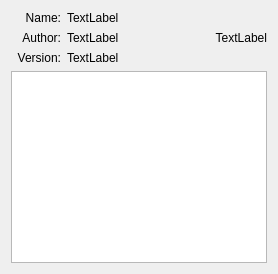
          <widget class="QWidget" name="tabInfoPlugin">
           <attribute name="title">
            <string>Info</string>
           </attribute>
           <layout class="QGridLayout" name="gridLayout_9" columnstretch="0,0,0">
            <item row="2" column="0">
             <widget class="QLabel" name="labePluginVersion">
              <property name="sizePolicy">
               <sizepolicy hsizetype="Fixed" vsizetype="Fixed">
                <horstretch>0</horstretch>
                <verstretch>0</verstretch>
               </sizepolicy>
              </property>
              <property name="minimumSize">
               <size>
                <width>50</width>
                <height>0</height>
               </size>
              </property>
              <property name="baseSize">
               <size>
                <width>100</width>
                <height>0</height>
               </size>
              </property>
              <property name="text">
               <string>Version:</string>
              </property>
              <property name="alignment">
               <set>Qt::AlignRight|Qt::AlignTop|Qt::AlignTrailing</set>
              </property>
             </widget>
            </item>
            <item row="0" column="0">
             <widget class="QLabel" name="labelPluginName">
              <property name="sizePolicy">
               <sizepolicy hsizetype="Fixed" vsizetype="Fixed">
                <horstretch>0</horstretch>
                <verstretch>0</verstretch>
               </sizepolicy>
              </property>
              <property name="minimumSize">
               <size>
                <width>50</width>
                <height>0</height>
               </size>
              </property>
              <property name="baseSize">
               <size>
                <width>100</width>
                <height>0</height>
               </size>
              </property>
              <property name="text">
               <string>Name:</string>
              </property>
              <property name="alignment">
               <set>Qt::AlignRight|Qt::AlignTop|Qt::AlignTrailing</set>
              </property>
             </widget>
            </item>
            <item row="0" column="1">
             <widget class="QLabel" name="label_PluginName">
              <property name="text">
               <string>TextLabel</string>
              </property>
             </widget>
            </item>
            <item row="1" column="1">
             <widget class="QLabel" name="label_PluginAuthor">
              <property name="text">
               <string>TextLabel</string>
              </property>
             </widget>
            </item>
            <item row="2" column="1">
             <widget class="QLabel" name="label_PluginVersion">
              <property name="text">
               <string>TextLabel</string>
              </property>
             </widget>
            </item>
            <item row="1" column="0">
             <widget class="QLabel" name="labelPluginAuthor">
              <property name="sizePolicy">
               <sizepolicy hsizetype="Fixed" vsizetype="Fixed">
                <horstretch>0</horstretch>
                <verstretch>0</verstretch>
               </sizepolicy>
              </property>
              <property name="minimumSize">
               <size>
                <width>50</width>
                <height>0</height>
               </size>
              </property>
              <property name="baseSize">
               <size>
                <width>100</width>
                <height>0</height>
               </size>
              </property>
              <property name="text">
               <string>Author:</string>
              </property>
              <property name="alignment">
               <set>Qt::AlignRight|Qt::AlignTop|Qt::AlignTrailing</set>
              </property>
             </widget>
            </item>
            <item row="0" column="2" rowspan="3">
             <widget class="QLabel" name="label_PluginIcon">
              <property name="text">
               <string>TextLabel</string>
              </property>
              <property name="alignment">
               <set>Qt::AlignRight|Qt::AlignTrailing|Qt::AlignVCenter</set>
              </property>
             </widget>
            </item>
            <item row="3" column="0" colspan="3">
             <widget class="QTextBrowser" name="tb_PluginDescription">
              <property name="sizePolicy">
               <sizepolicy hsizetype="Preferred" vsizetype="Preferred">
                <horstretch>0</horstretch>
                <verstretch>0</verstretch>
               </sizepolicy>
              </property>
             </widget>
            </item>
           </layout>
          </widget>
